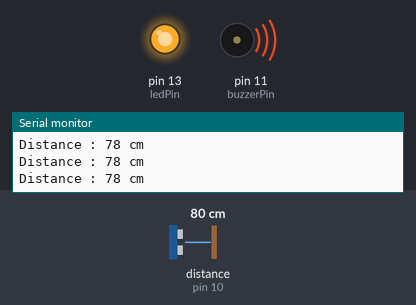
Recording of a sketch running on a simulated Arduino Uno, built with avr-gcc and run on an emulated ATmega328P. Shown: output pins drawn as LEDs (lit = HIGH), buzzer (waves = sounding), the last lines printed to the serial monitor. Wiring (inferred from the names in the program): ultrasonic range finder: trigger pin 9; echo pin 10. The inputs (shaded band) are chosen by the test bench; at power-on: distance to the obstacle (sensor on pin 10) 80 cm. The echo pulse lasts 58.3 µs per cm; pins used as bus, display or sensor lines are not drawn.

Above: at 1.3 s.
1.4 s: distance to the obstacle (sensor on pin 10) set to 97 cm
2.9 s: distance to the obstacle (sensor on pin 10) set to 106 cm
At 3.5 s:
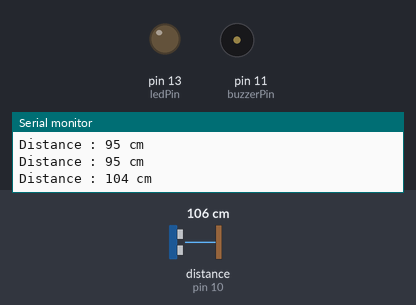
4.5 s: distance to the obstacle (sensor on pin 10) set to 2 cm
At 5.1 s:
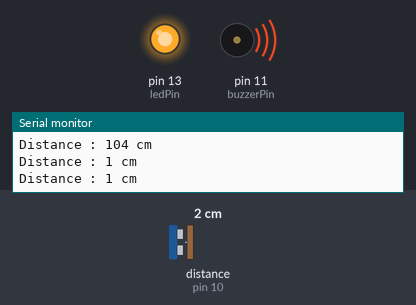
6.0 s: distance to the obstacle (sensor on pin 10) set to 120 cm
At 6.7 s:
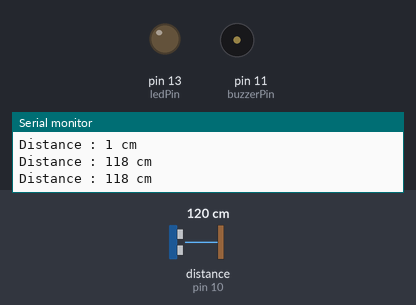
Timing chart, 0 to 8.5 s (numbered marks = the images above; inputs shaded):
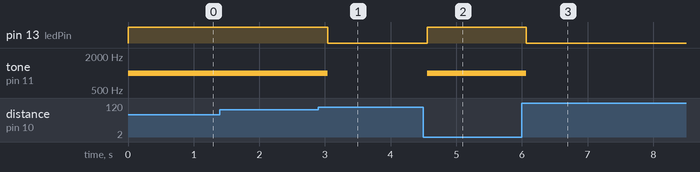

The sketch:

semaine_3.ino
```cpp
// C++ code
//
// Définition des broches
const int trigPin = 9;
const int echoPin = 10;
const int ledPin = 13;
const int buzzerPin = 11;
const int seuil = 100; // initialisation du seuil en (cm)

void setup() {

  pinMode(trigPin, OUTPUT);
  pinMode(echoPin, INPUT);
  pinMode(ledPin, OUTPUT);
  pinMode(buzzerPin, OUTPUT);
  Serial.begin(9600); // pour permettre les sorties affichage
}

void loop() {
  //impulsion du capteur
  digitalWrite(trigPin, LOW);
  delayMicroseconds(2);
  digitalWrite(trigPin, HIGH);
  delayMicroseconds(10);
  digitalWrite(trigPin, LOW);

  //lecture de la durée de retour de l'echo
  long duration = pulseIn(echoPin, HIGH);
  //calcul de la distance
  int distance = duration * 0.034 / 2;

  Serial.print("Distance : ");
  Serial.print(distance);
  Serial.println(" cm");

  //condition selon la distance alerte lorsque la distance est inferieur au seuil
  if (distance < seuil) {
    digitalWrite(ledPin, HIGH);
    tone(buzzerPin, 1000); //on utilise ici tone pour emettre un son en 1kHz
  } else {
    digitalWrite(ledPin, LOW);
    noTone(buzzerPin);// sinon pas de son
    digitalWrite(buzzerPin, LOW);
  }

  delay(500); //une petite pause
}
```

Measured:
- the behaviour switches between 101 and 102 cm on distance to the obstacle (sensor on pin 10) (found by bisection; images 0 and 1)
- after the input at 2.9 s, pin 13 (ledPin): HIGH → LOW after 0.14 s; tone on pin 11 (buzzerPin): 1000 Hz → silent after 0.14 s
- after the input at 4.5 s, pin 13 (ledPin): LOW → HIGH after 0.06 s; tone on pin 11 (buzzerPin): silent → 1000 Hz after 0.06 s
- after the input at 6.0 s, pin 13 (ledPin): HIGH → LOW after 0.07 s; tone on pin 11 (buzzerPin): 1000 Hz → silent after 0.07 s
